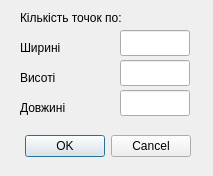
<?xml version="1.0" encoding="UTF-8"?>
<ui version="4.0">
 <class>BoxBrokingMatchesDialog</class>
 <widget class="QDialog" name="BoxBrokingMatchesDialog">
  <property name="geometry">
   <rect>
    <x>0</x>
    <y>0</y>
    <width>213</width>
    <height>176</height>
   </rect>
  </property>
  <property name="windowTitle">
   <string>Параметри розбивки боксу</string>
  </property>
  <widget class="QLabel" name="lbWidhtPoints">
   <property name="geometry">
    <rect>
     <x>20</x>
     <y>40</y>
     <width>61</width>
     <height>16</height>
    </rect>
   </property>
   <property name="text">
    <string>Ширині</string>
   </property>
  </widget>
  <widget class="QDialogButtonBox" name="buttonBox">
   <property name="geometry">
    <rect>
     <x>0</x>
     <y>130</y>
     <width>191</width>
     <height>32</height>
    </rect>
   </property>
   <property name="orientation">
    <enum>Qt::Horizontal</enum>
   </property>
   <property name="standardButtons">
    <set>QDialogButtonBox::Cancel|QDialogButtonBox::Ok</set>
   </property>
  </widget>
  <widget class="QLabel" name="lbHeightPoints">
   <property name="geometry">
    <rect>
     <x>20</x>
     <y>70</y>
     <width>56</width>
     <height>16</height>
    </rect>
   </property>
   <property name="text">
    <string>Висоті</string>
   </property>
  </widget>
  <widget class="QLineEdit" name="leHeightPoints">
   <property name="geometry">
    <rect>
     <x>120</x>
     <y>60</y>
     <width>70</width>
     <height>26</height>
    </rect>
   </property>
  </widget>
  <widget class="QLabel" name="lbLenghtPoints">
   <property name="geometry">
    <rect>
     <x>20</x>
     <y>100</y>
     <width>71</width>
     <height>16</height>
    </rect>
   </property>
   <property name="text">
    <string>Довжині</string>
   </property>
  </widget>
  <widget class="QLineEdit" name="leWidhtPoints">
   <property name="geometry">
    <rect>
     <x>120</x>
     <y>30</y>
     <width>70</width>
     <height>26</height>
    </rect>
   </property>
  </widget>
  <widget class="QLineEdit" name="leLenghtPoints">
   <property name="geometry">
    <rect>
     <x>120</x>
     <y>90</y>
     <width>70</width>
     <height>26</height>
    </rect>
   </property>
  </widget>
  <widget class="QLabel" name="lbKPO">
   <property name="geometry">
    <rect>
     <x>20</x>
     <y>10</y>
     <width>131</width>
     <height>16</height>
    </rect>
   </property>
   <property name="text">
    <string>Кількість точок по:</string>
   </property>
  </widget>
 </widget>
 <resources/>
 <connections/>
</ui>
